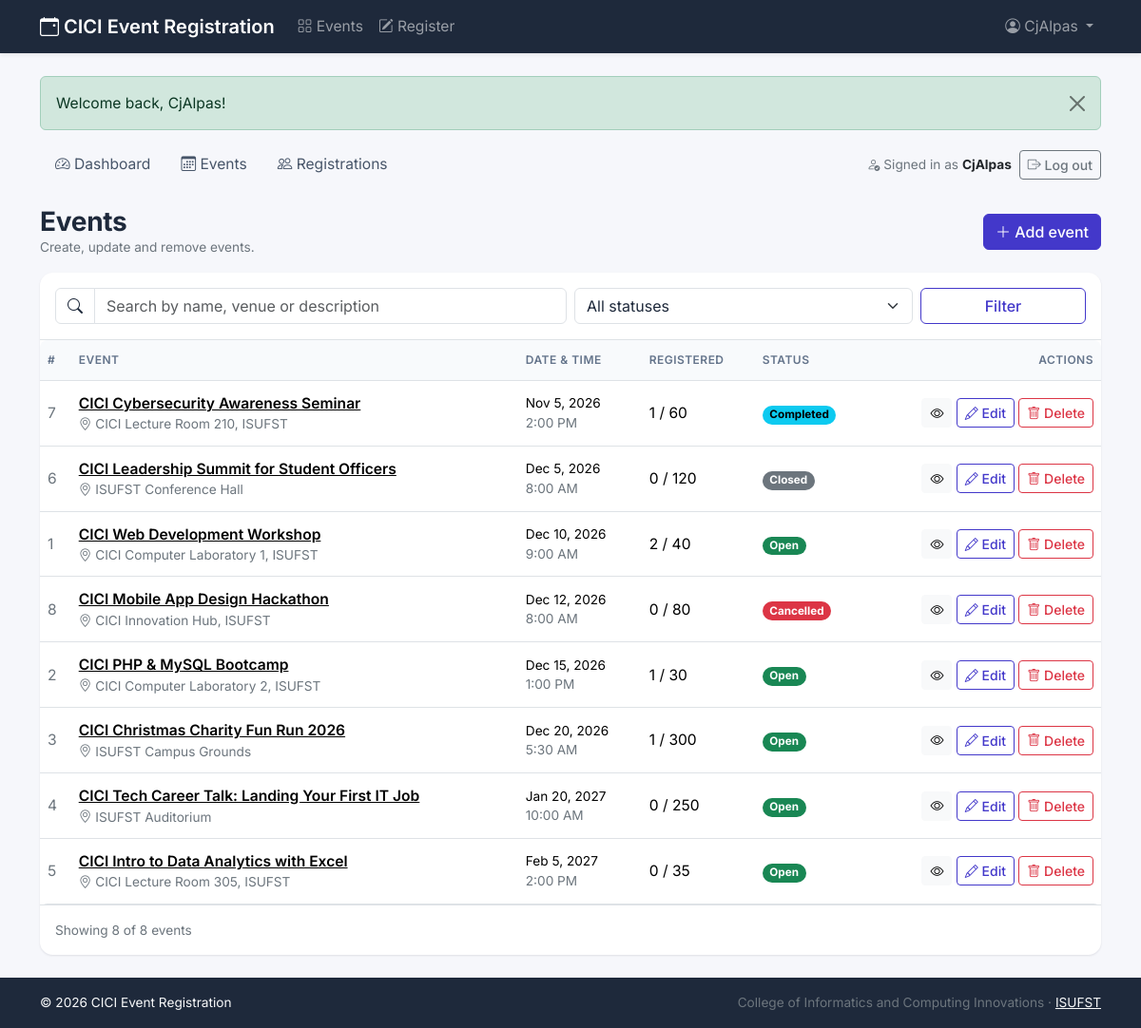
The page /deploy/htdocs/admin/events.php (signed in) on the database its author committed.
### tables this page shows
CREATE TABLE events (
    event_id    INT UNSIGNED      NOT NULL AUTO_INCREMENT,
    event_name  VARCHAR(150)      NOT NULL,
    description TEXT              NULL,
    event_date  DATE              NOT NULL,
    event_time  TIME              NOT NULL,
    venue       VARCHAR(150)      NOT NULL,
    capacity    SMALLINT UNSIGNED NOT NULL DEFAULT 50,    
    status      ENUM('open', 'closed', 'cancelled', 'completed')
                                  NOT NULL DEFAULT 'open',
    created_at  TIMESTAMP         NOT NULL DEFAULT CURRENT_TIMESTAMP,

    PRIMARY KEY (event_id),

     
    CONSTRAINT chk_events_capacity
        CHECK (capacity BETWEEN 1 AND 5000),

     
     
     
    CONSTRAINT chk_events_status
        CHECK (status IN ('open', 'closed', 'cancelled', 'completed')),

     
    CONSTRAINT chk_events_name
        CHECK (CHAR_LENGTH(TRIM(event_name)) > 0),

     
    INDEX idx_events_status_date (status, event_date),
     
    INDEX idx_events_date (event_date)
);

### deploy/htdocs/includes/queries.php (called while the page is built, shortened)
<?php
function list_events(PDO $pdo, array $filters = []): array
{
    $where  = [];
    $params = [];
    $sql = "SELECT e.*, COUNT(r.registration_id) AS registered
            FROM events e
            LEFT JOIN registrations r
                   ON r.event_id = e.event_id AND r.status <> 'cancelled'"
         . ($where ? ' WHERE ' . implode(' AND ', $where) : '')
         . ' GROUP BY e.event_id
             ORDER BY e.event_date, e.event_time';
    $stmt = $pdo->prepare($sql);
    $stmt->execute($params);
    return $stmt->fetchAll();
}

### deploy/htdocs/admin/events.php (the view, shortened to what this page needs)
<?php
require_once __DIR__ . '/../config/database.php';
$search = input_str($_GET, 'q');
$status = $_GET['status'] ?? '';
if (!in_array($status, EVENT_STATUSES, true)) {
    $status = '';
}
$events     = list_events($pdo, ['search' => $search, 'status' => $status]);
$totalCount = (int) $pdo->query('SELECT COUNT(*) FROM events')->fetchColumn();
require_once __DIR__ . '/../includes/header.php';
require_once __DIR__ . '/../includes/admin_nav.php';
?>
<div class="d-flex flex-column flex-sm-row justify-content-between align-items-sm-center gap-2 mb-3">
    <div>
        <h1 class="h3 fw-bold mb-0">Events</h1>
        <p class="text-secondary small mb-0">Create, update and remove events.</p>
    </div>
    <a href="<?= url('admin/event_add.php') ?>" class="btn btn-primary"><i class="bi bi-plus-lg"></i> Add event</a>
</div>
<div class="panel">
    <form method="get" class="p-3 border-bottom">
        <div class="row g-2">
            <div class="col-md-6">
                <div class="input-group">
                    <span class="input-group-text bg-white"><i class="bi bi-search"></i></span>
                    <input type="search" class="form-control" id="q" name="q" placeholder="Search by name, venue or description" value="<?= e($search) ?>">
                </div>
            </div>
            <div class="col-8 col-md-4">
                <select class="form-select" id="status" name="status">
                    <option value="">All statuses</option>
                </select>
            </div>
            <div class="col-4 col-md-2 d-grid">
                <button class="btn btn-outline-primary" type="submit">Filter</button>
            </div>
        </div>
    </form>
    <div class="table-responsive">
        <table class="table table-hover align-middle mb-0">
            <thead>
            <tr>
                <th>#</th>
                <th>Event</th>
                <th>Date &amp; time</th>
                <th>Registered</th>
                <th>Status</th>
                <th class="text-end">Actions</th>
            </tr>
            </thead>
            <tbody>
            <?php foreach ($events as $ev): ?>
                <tr>
                    <td class="text-secondary"><?= (int) $ev['event_id'] ?></td>
                    <td style="min-width: 220px">
                        <a class="fw-semibold text-reset" href="<?= url('admin/event_view.php?id=' . $ev['event_id']) ?>"><?= e($ev['event_name']) ?></a>
                        <div class="small text-secondary"><i class="bi bi-geo-alt"></i> <?= e($ev['venue']) ?></div>
                    </td>
                    <td class="text-nowrap small">
                        <?= format_date($ev['event_date']) ?><br>
                        <span class="text-secondary"><?= format_time($ev['event_time']) ?></span>
                    </td>
                    <td class="text-nowrap"><?= (int) $ev['registered'] ?> / <?= (int) $ev['capacity'] ?></td>
                    <td><?= status_badge($ev['status']) ?></td>
                    <td class="text-end text-nowrap">
                        <a href="<?= url('admin/event_view.php?id=' . $ev['event_id']) ?>" class="btn btn-sm btn-light" title="View details">
                            <i class="bi bi-eye"></i><span class="visually-hidden">View</span>
                        </a>
                        <a href="<?= url('admin/event_edit.php?id=' . $ev['event_id']) ?>" class="btn btn-sm btn-outline-primary">
                            <i class="bi bi-pencil"></i> Edit
                        </a>
                        <form method="post" action="<?= url('admin/event_delete.php') ?>" class="d-inline">
                            <button type="submit" class="btn btn-sm btn-outline-danger"
                                    data-confirm="Delete &quot;<?= e($ev['event_name']) ?>&quot;? Its registrations will also be deleted. This cannot be undone.">
                                <i class="bi bi-trash"></i> Delete
                            </button>
                        </form>
                    </td>
                </tr>
            <?php endforeach; ?>
            </tbody>
        </table>
    </div>
    <div class="p-3 border-top small text-secondary">Showing <?= count($events) ?> of <?= $totalCount ?> events</div>
</div>
<?php require_once __DIR__ . '/../includes/footer.php'; ?>

### deploy/htdocs/includes/functions.php (shortened to what this page needs)
<?php
function e(?string $value): string
{
    return htmlspecialchars($value ?? '', ENT_QUOTES, 'UTF-8');
}
function url(string $path = ''): string
{
    return BASE_URL . ltrim($path, '/');
}
function show_flash(): void
{
    $flash = $_SESSION['flash'];
    echo '<div class="alert alert-' . e($flash['type']) . ' alert-dismissible fade show" role="alert">'
        . e($flash['message'])
        . '<button type="button" class="btn-close" data-bs-dismiss="alert" aria-label="Close"></button>'
        . '</div>';
}
function format_date(string $date): string
{
    return date('M j, Y', strtotime($date));
}
function format_time(string $time): string
{
    return date('g:i A', strtotime($time));
}
function status_badge(string $status): string
{
    $colors = [
        'open'      => 'success',
        'confirmed' => 'success',
        'pending'   => 'warning',
        'closed'    => 'secondary',
        'completed' => 'info',
        'cancelled' => 'danger',
    ];
    $color = $colors[$status] ?? 'secondary';
    return '<span class="badge rounded-pill text-bg-' . $color . '">' . e(ucfirst($status)) . '</span>';
}
function input_str(array $source, string $key): string
{
    $value = $source[$key] ?? '';
    return is_string($value) ? trim($value) : '';
}

### assets/css/style.css (style rules this page uses)
:root { --brand: #4338ca; --brand-dark: #312e81; --brand-soft: #eef2ff; --ink: #1e293b; --page-bg: #f6f7fb; --bs-primary: #4338ca; --bs-primary-rgb: 67, 56, 202; --bs-link-color: #4338ca; --bs-link-color-rgb: 67, 56, 202; --bs-link-hover-color: #312e81; --bs-link-hover-color-rgb: 49, 46, 129; --bs-body-color: #1e293b; --bs-body-font-family: "Inter", system-ui, -apple-system, "Segoe UI", Roboto, Arial, sans-serif; }
body { background-color: var(--page-bg); font-size: 0.975rem; }
h1, h2, h3, h4, h5 { color: var(--ink); letter-spacing: -0.01em; }
.btn-primary { --bs-btn-bg: var(--brand); --bs-btn-border-color: var(--brand); --bs-btn-hover-bg: var(--brand-dark); --bs-btn-hover-border-color: var(--brand-dark); --bs-btn-active-bg: var(--brand-dark); --bs-btn-active-border-color: var(--brand-dark); --bs-btn-disabled-bg: #a5b4fc; --bs-btn-disabled-border-color: #a5b4fc; }
.btn-outline-primary { --bs-btn-color: var(--brand); --bs-btn-border-color: var(--brand); --bs-btn-hover-bg: var(--brand); --bs-btn-hover-border-color: var(--brand); --bs-btn-active-bg: var(--brand-dark); --bs-btn-active-border-color: var(--brand-dark); }
.btn { font-weight: 500; }
.panel { background: #fff; border-radius: 0.85rem; box-shadow: 0 1px 2px rgba(30, 41, 59, 0.06), 0 1px 3px rgba(30, 41, 59, 0.05); }
.table > :not(caption) > * > * { padding-top: 0.75rem; padding-bottom: 0.75rem; }
.table thead th { font-size: 0.75rem; text-transform: uppercase; letter-spacing: 0.04em; color: #64748b; font-weight: 600; background-color: #f8fafc; white-space: nowrap; }
.table-responsive { border-radius: 0.5rem; position: relative; }

### rows shown on the page
events: event_id "7", event_name "CICI Cybersecurity Awareness Seminar", venue "CICI Lecture Room 210, ISUFST", event_date "Nov 5, 2026", event_time "2:00 PM", registered "1", capacity "60", status "Completed"
events: event_id "6", event_name "CICI Leadership Summit for Student Officers", venue "ISUFST Conference Hall", event_date "Dec 5, 2026", event_time "8:00 AM", registered "0", capacity "120", status "Closed"
events: event_id "1", event_name "CICI Web Development Workshop", venue "CICI Computer Laboratory 1, ISUFST", event_date "Dec 10, 2026", event_time "9:00 AM", registered "2", capacity "40", status "Open"
events: event_id "8", event_name "CICI Mobile App Design Hackathon", venue "CICI Innovation Hub, ISUFST", event_date "Dec 12, 2026", event_time "8:00 AM", registered "0", capacity "80", status "Cancelled"
events: event_id "2", event_name "CICI PHP & MySQL Bootcamp", venue "CICI Computer Laboratory 2, ISUFST", event_date "Dec 15, 2026", event_time "1:00 PM", registered "1", capacity "30", status "Open"
events: event_id "3", event_name "CICI Christmas Charity Fun Run 2026", venue "ISUFST Campus Grounds", event_date "Dec 20, 2026", event_time "5:30 AM", registered "1", capacity "300", status "Open"
events: event_id "4", event_name "CICI Tech Career Talk: Landing Your First IT Job", venue "ISUFST Auditorium", event_date "Jan 20, 2027", event_time "10:00 AM", registered "0", capacity "250", status "Open"
events: event_id "5", event_name "CICI Intro to Data Analytics with Excel", venue "CICI Lecture Room 305, ISUFST", event_date "Feb 5, 2027", event_time "2:00 PM", registered "0", capacity "35", status "Open"

### other values the page prints
APP_NAME "CICI Event Registration"
$navAdmin['username'] "CjAlpas"
$flash['message'] "Welcome back, CjAlpas!"
current_admin()['username'] "CjAlpas"
count($events) "8"
$totalCount "8"
ORG_NAME "College of Informatics and Computing Innovations"
